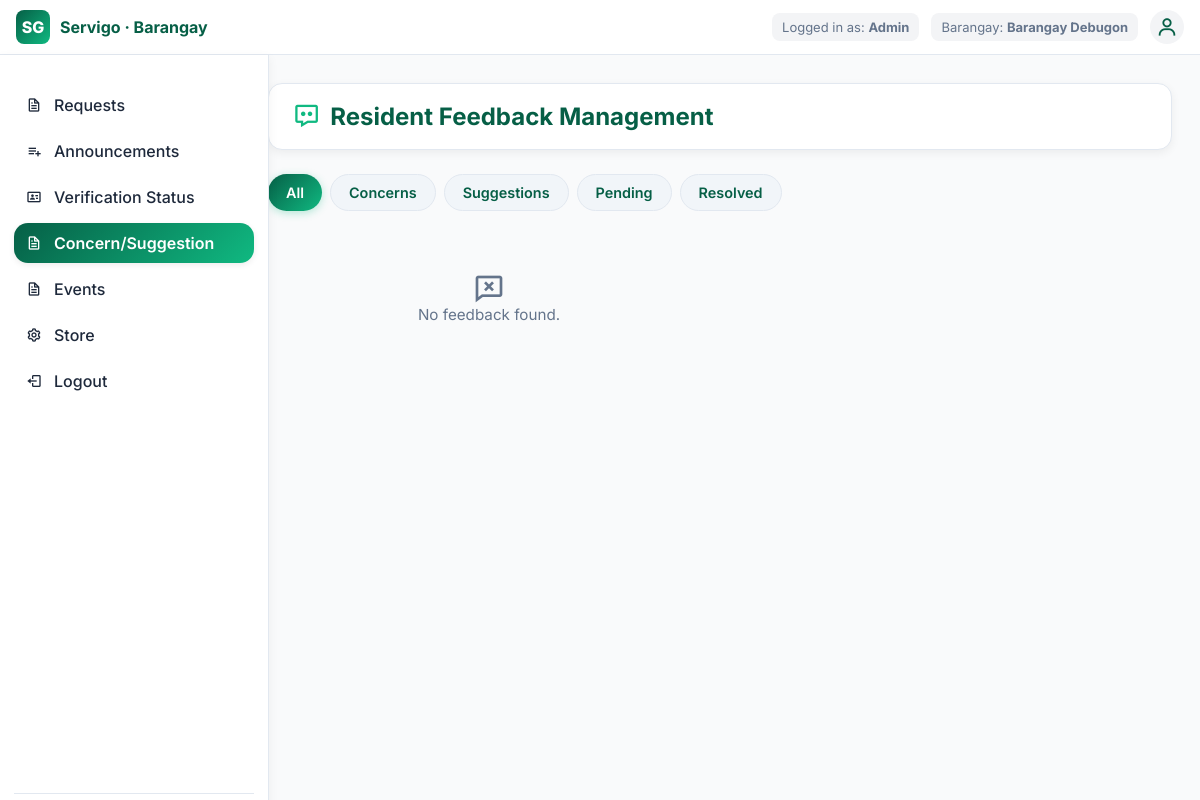
Page /Barangay/feedbackRequests.php (signed in) on the earlier database version.
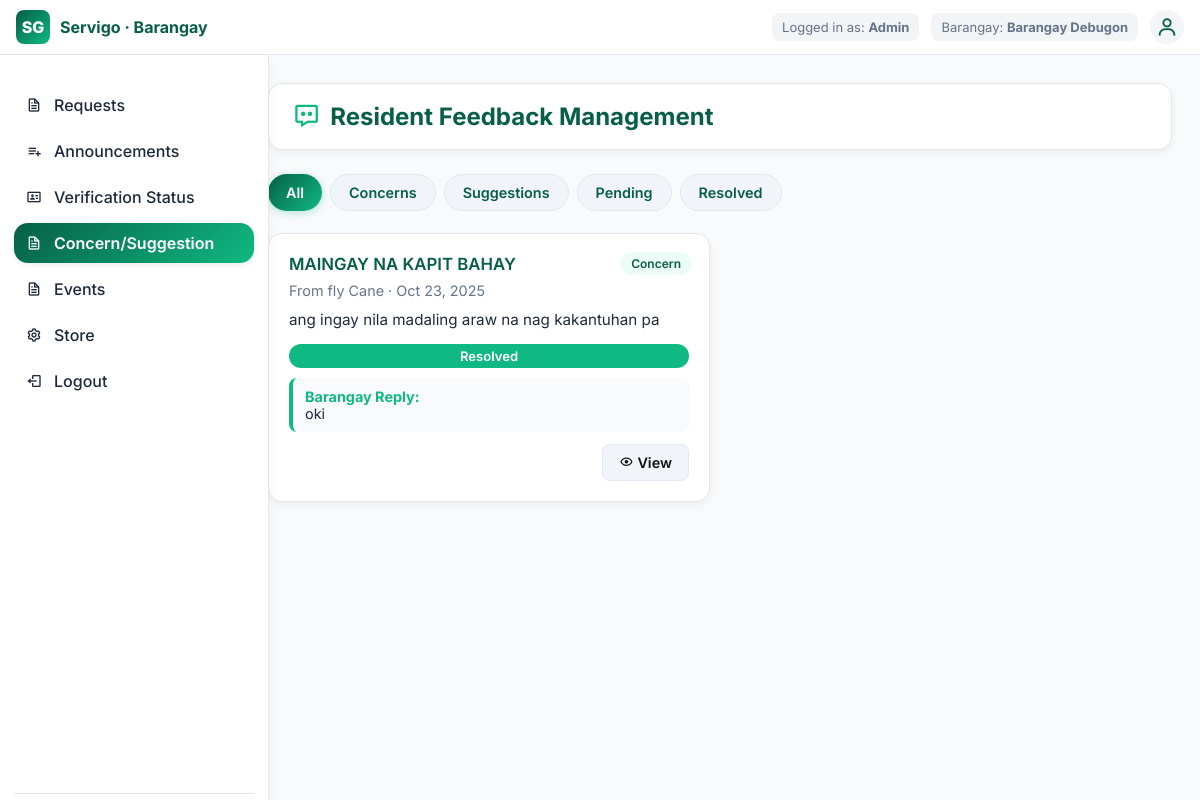
Same page on the later database version.
### tables this page shows
CREATE TABLE `barangay_feedback` (
  `id` int(11) NOT NULL,
  `resident_id` int(11) NOT NULL,
  `barangay_name` varchar(255) NOT NULL,
  `subject` varchar(255) NOT NULL,
  `message` text NOT NULL,
  `category` enum('Concern','Suggestion') NOT NULL,
  `status` enum('Pending','Resolved') DEFAULT 'Pending',
  `admin_reply` text DEFAULT NULL,
  `created_at` datetime DEFAULT current_timestamp()
);

CREATE TABLE `residents` (
  `id` bigint(20) NOT NULL,
  `last_name` text NOT NULL,
  `first_name` text NOT NULL,
  `middle_name` text DEFAULT NULL,
  `suffix` text DEFAULT NULL,
  `phone` varchar(20) NOT NULL,
  `email` text NOT NULL,
  `birthdate` date NOT NULL,
  `house_no` text NOT NULL,
  `street` text NOT NULL,
  `purok` text NOT NULL,
  `subdivision` text DEFAULT NULL,
  `barangay` text NOT NULL,
  `city` text NOT NULL,
  `province` text NOT NULL,
  `region` text NOT NULL,
  `postal` varchar(10) NOT NULL,
  `nationality` text NOT NULL,
  `agree` tinyint(1) NOT NULL DEFAULT 0,
  `updates` tinyint(1) NOT NULL DEFAULT 0,
  `created_at` datetime DEFAULT current_timestamp(),
  `verification_status` varchar(20) NOT NULL DEFAULT 'Unverified',
  `password` varchar(255) NOT NULL
);

### Barangay/feedbackRequests.php (the view, shortened to what this page needs)
<?php
$barangay = $_SESSION['sg_brgy'] ?? '';
include 'Components/barangaySidebar.php';
include 'Components/barangayTopbar.php';
$stmt = $conn->prepare("
  SELECT f.*, r.first_name, r.last_name
  FROM barangay_feedback f
  LEFT JOIN residents r ON f.resident_id = r.id
  WHERE f.barangay_name = ?
  ORDER BY f.created_at DESC
");
$stmt->bind_param("s", $barangay);
$stmt->execute();
$feedbacks = $stmt->get_result()->fetch_all(MYSQLI_ASSOC);
?>
<!DOCTYPE html>
<html lang="en">
<head>
<link href="https://unpkg.com/boxicons@2.1.4/css/boxicons.min.css" rel="stylesheet">
</head>
<body>
<main class="main-content">
  <div class="feedback-header">
    <h2><i class='bx bx-message-dots'></i>Resident Feedback Management</h2>
  </div>
  <nav class="filter-tabs">
    <button class="filter-tab active" data-filter="all">All</button>
    <button class="filter-tab" data-filter="Concern">Concerns</button>
    <button class="filter-tab" data-filter="Suggestion">Suggestions</button>
    <button class="filter-tab" data-filter="Pending">Pending</button>
    <button class="filter-tab" data-filter="Resolved">Resolved</button>
  </nav>
  <section class="feedback-list" id="feedbackList">
    <?php if(empty($feedbacks)): ?>
      <div class="no-feedback"><i class='bx bx-comment-x' style="font-size:2rem;"></i><br>No feedback found.</div>
    <?php else: foreach($feedbacks as $f): ?>
      <div class="card" data-type="<?=htmlspecialchars($f['category'])?>" data-status="<?=htmlspecialchars($f['status'])?>">
        <span class="category"><?=htmlspecialchars($f['category'])?></span>
        <h4><?=htmlspecialchars($f['subject'])?></h4>
        <div class="meta">From <?=htmlspecialchars($f['first_name'].' '.$f['last_name'])?> · <?=date("M d, Y",strtotime($f['created_at']))?></div>
        <div class="message"><?=htmlspecialchars($f['message'])?></div>
        <span class="badge <?=$f['status']?>"><?=$f['status']?></span>
        <?php if(!empty($f['admin_reply'])): ?>
          <div class="reply-box"><strong>Barangay Reply:</strong><br><?=nl2br(htmlspecialchars($f['admin_reply']))?></div>
        <?php endif; ?>
        <div class="actions">
          <button class="btn btn-view"
            onclick="openView('<?=addslashes($f['subject'])?>','<?=addslashes($f['message'])?>','<?=addslashes($f['first_name'].' '.$f['last_name'])?>','<?=$f['category']?>','<?=$f['created_at']?>','<?=$f['status']?>','<?=addslashes($f['admin_reply']??'')?>')">
            <i class='bx bx-show'></i> View
          </button>
        </div>
      </div>
    <?php endforeach; endif; ?>
  </section>
</main>
</body>
</html>

Differences in the rows shown:
added barangay_feedback: category "Concern", subject "MAINGAY NA KAPIT BAHAY", resident.last_name "fly Cane", created_at "Oct 23, 2025", message "ang ingay nila madaling araw na nag kakantuhan pa", status "Resolved", admin_reply "oki"
Other differences:
text no longer shown: "No feedback found."
